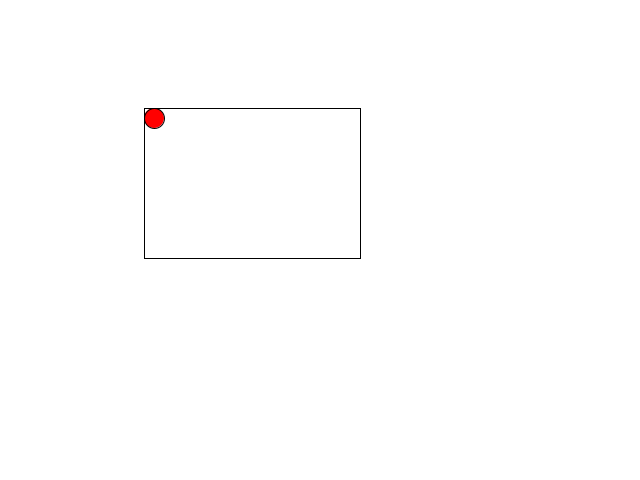
Frame 1 (no input)
Frame 60 (the mouse pressed at the canvas centre just before this capture): identical to frame 1, image omitted
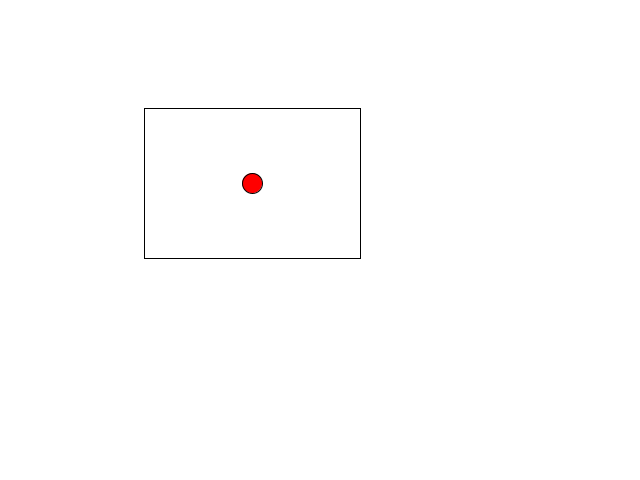
Frame 120 (the mouse held since frame 60 and released just before this capture)

The Processing sketch that drew these frames (run headless with seeded random() and noise(); from frame 60 on, the mouse is pressed at the canvas centre):

// Processing sketch: processing_185281
// ── processing_185281.pde

int x,y;
float xIntheBox;
float yIntheBox;

void setup(){ 
 size (640,480); 
}

void draw (){ //updated every frame
  background(255);
  fill (255,0,0);
  //map(value, start1,stop1, start2, stop2)
  x = mouseX;
  y = mouseY;
  xIntheBox = map(x, 0,639, 154,350);
  yIntheBox = map(y,0,479, 118, 108+140); 
  println(frameRate);
  ellipse(xIntheBox,yIntheBox, 20,20);
  noFill();
  rect(144,108,216,150);
}
